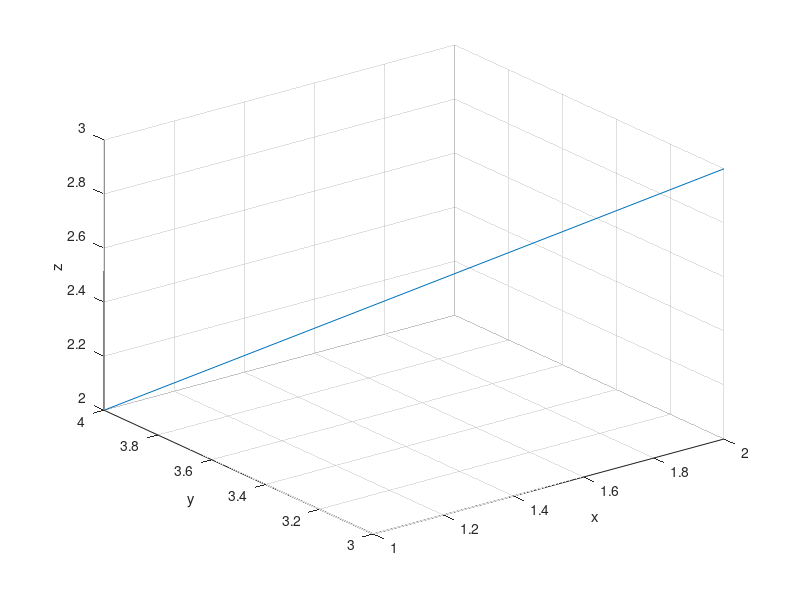

Reproduce this figure in MATLAB.
%% Ploting single 2D Line
x = [1, 2];
y = [4, 3];
plot(x,y);

%% Ploting 3D Line
% connecting (1,4,2) and (2,3,3)
x = [1, 2];
y = [4, 3];
z = [2,3];
plot3(x,y,z);
xlabel('x');
ylabel('y');
zlabel('z');
grid on